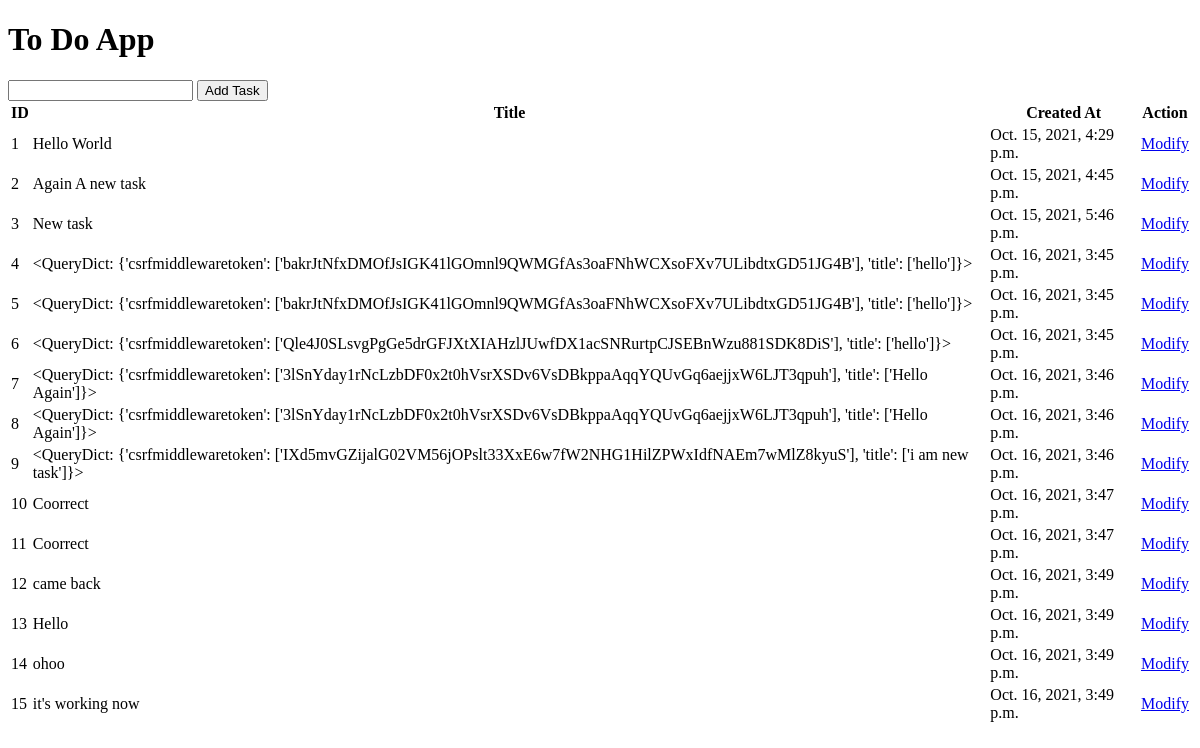
Before: / with the older database file.
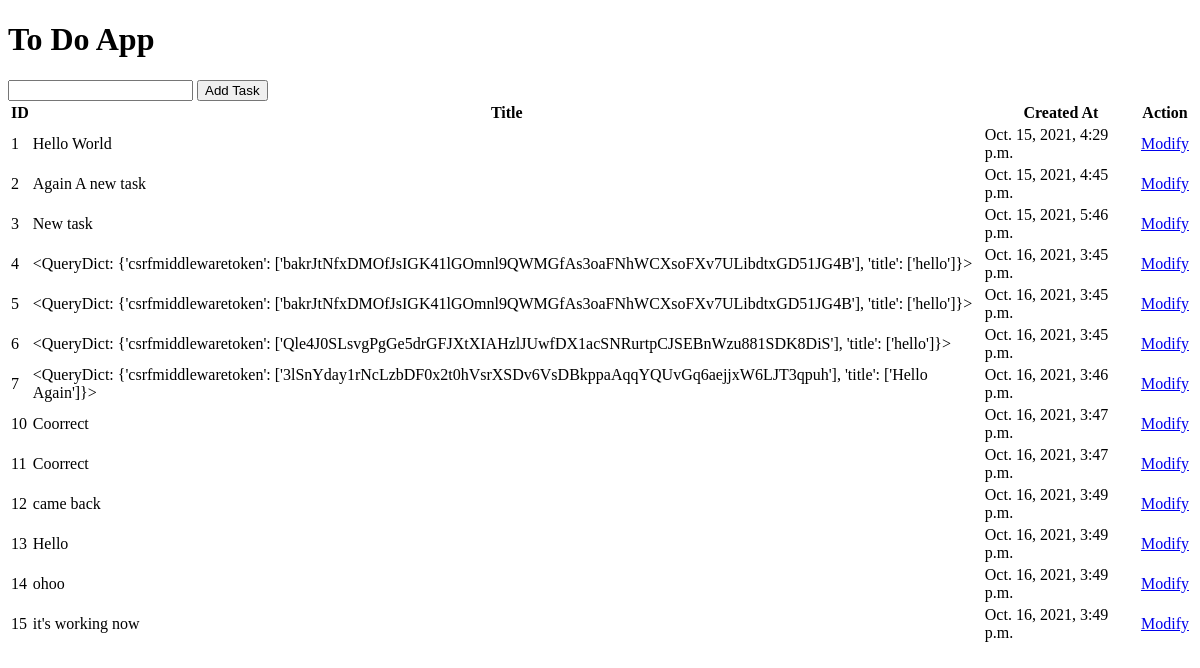
After: the same page with the newer database file.
### todoapp/models.py (models this page shows, shortened)
class Task(models.Model):
    id = models.AutoField(primary_key=True)
    title = models.CharField(max_length=190, blank=False, null=False)
    date_created = models.DateTimeField(auto_now_add=True)
    date_modified = models.DateTimeField(auto_now=True)

### todoapp/views.py (the view)
# urls.py: 2. Add a URL to urlpatterns:  path('', views.home, name='home')
def home(request):
    tasks = Task.objects.all()
    context = {'tasks': tasks}
    if request.method == 'POST':
        title = request.POST['title']
        task = Task.objects.create(title=title)
        task.save()
        return redirect('home')
    return render(request, 'main.html', context=context)

### todoapp/templates/main.html (shortened to what this page needs)
<!DOCTYPE html>
<html>
<head>
</head>
<body>
    <h1>To Do App</h1>
    <form method="POST" action="">
        <input type="text" name="title">
        <button type="submit">Add Task</button>
    </form>
    <table>
        <tr>
            <th>ID</th>
            <th>Title</th>
            <th>Created At</th>
            <th>Action</th>
        </tr>
        {% for task in tasks %}
        <tr>
            <td>{{ task.id }}</td>
            <td>{{ task.title }}</td>
            <td>{{ task.date_created }}</td>
            <td><a href="{% url 'modify-task' task.id %}">Modify</a></td>
        </tr>
        {% endfor %}
    </table>
</body>
</html>

Changed rows visible on the page:
removed Task: id "8", title "<QueryDict: {'csrfmiddlewaretoken': ['3lSnYday1rNcLzbDF0x2t0hVsrXSDv6VsDBkppaAqqYQUvGq6aejjxW6LJT3qpuh'], 'title': ['Hello Again']}>", date_created "Oct. 16, 2021, 3:46 p.m."
removed Task: id "9", title "<QueryDict: {'csrfmiddlewaretoken': ['IXd5mvGZijalG02VM56jOPslt33XxE6w7fW2NHG1HilZPWxIdfNAEm7wMlZ8kyuS'], 'title': ['i am new task']}>", date_created "Oct. 16, 2021, 3:46 p.m."
